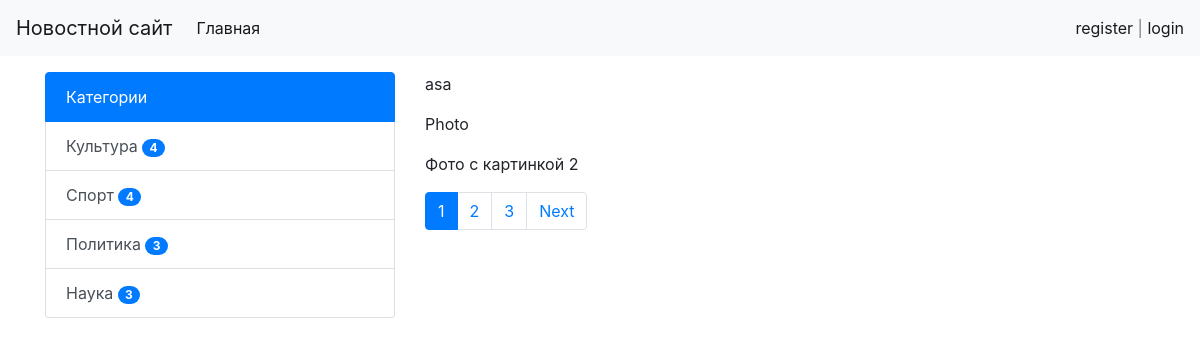
The app's page /news/test/ with its own data.
### news/models.py (models this page shows, shortened)
class Category(models.Model):
    title = models.CharField(max_length=200, db_index=True, verbose_name='Категория')
    def get_absolute_url(self):
        return reverse('category', kwargs={'category_id': self.pk})
    class Meta:
        verbose_name = 'Категория'
        verbose_name_plural = 'Категории'
        ordering = ['title']

class News(models.Model):
    title = models.CharField(max_length=200, verbose_name='Наименования')
    content = models.TextField(blank=True, verbose_name='Контент')
    created_at = models.DateTimeField(auto_now_add=True, verbose_name='Дата создания')
    update_at = models.DateTimeField(auto_now=True, verbose_name='Дата обновления')
    photo = models.ImageField(upload_to='photo/%Y/%m/%d/', verbose_name='Фото', blank=True)
    is_publish = models.BooleanField(default=True, verbose_name='Опубликовано')
    category = models.ForeignKey('Category', on_delete=models.PROTECT, verbose_name='Категория')
    views= models.IntegerField(default=0,verbose_name='Просмотры')
    def __str__(self):
        return self.title
    class Meta:
        verbose_name = 'Новость'
        verbose_name_plural = 'Новости'
        ordering = ['-created_at']

### news/views.py (the view)
# urls.py: path('news/test/', test, name='test'),
def test(request):
    news = News.objects.all()
    paginator = Paginator(news, 3)
    page_number = request.GET.get('page', 1)
    page_objects = paginator.get_page(page_number)
    return render(request, 'news/test.html', {'page_obj': page_objects})

### news/templatetags/news_tags.py (called while the page is built)
@register.inclusion_tag('news/list_category.html',name='show_cat')
def show_categories():
    categories=Category.objects.annotate(col=Count('news',filter=F('news__is_publish'))).filter(col__gt=0)
    return {'categories': categories}

### news/templates/news/test.html (shortened to what this page needs)
{% extends 'base.html' %}
{% block sidebar %}
{% include 'incl/_sidebar.html' %}
{% endblock %}
{% block content %}
{% for news in page_obj.object_list %}
<p>{{news}}</p>
{% endfor%}
{% endblock %}

### news/templates/news/list_category.html
<div class="list-group">
    <a class="list-group-item list-group-item-action active" aria-current="true">
        Категории
    </a>
    {% for item in categories %}
    <a href="{{item.get_absolute_url}}" class="list-group-item list-group-item-action ">{{item.title }}   <span
            class="badge badge-primary badge-pill">{{item.col}}</span></a>
    {% endfor %}
</div>

### my_site/static/css/style.css (style rules this page uses)
body { background-color:#ffffff; }

### records on screen
Category: title "Культура", col "4"
Category: title "Спорт", col "4"
Category: title "Политика", col "3"
Category: title "Наука", col "3"
News: title "asa"
News: title "Photo"
News: title "Фото с картинкой 2"

### other values on screen
{{ p }} "1"
{{ p }} "2" "3"
